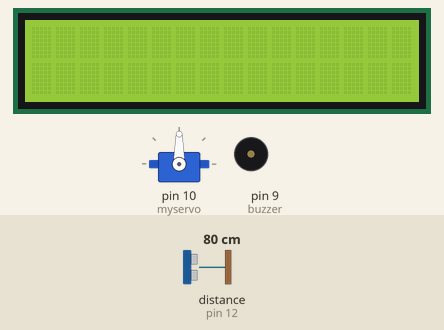
The sketch below on a simulated Arduino Uno, built with avr-gcc and run on an emulated ATmega328P. Shown: 16×2 character LCD, servo, buzzer (waves = sounding, pin HIGH). Wiring (inferred from the names in the program): ultrasonic range finder: trigger pin 13; echo pin 12. Inputs (shaded band) come from the test bench; at power-on: distance to the obstacle (sensor on pin 12) 80 cm. The echo pulse lasts 58.3 µs per cm; pins used as bus, display or sensor lines are not drawn.

Above: at 1.2 s.
1.3 s: distance to the obstacle (sensor on pin 12) set to 11 cm
2.8 s: distance to the obstacle (sensor on pin 12) set to 8 cm
At 2.93 s:
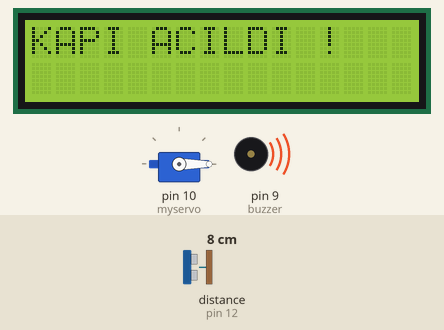
At 10.25 s:
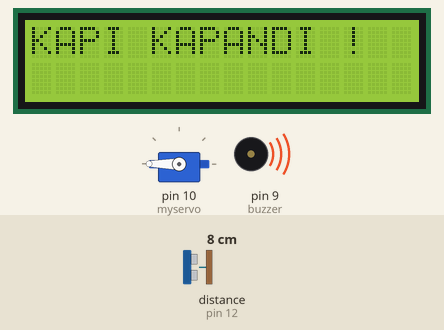
Timing chart, 0 to 15.9 s (numbered marks = the images above; inputs shaded):
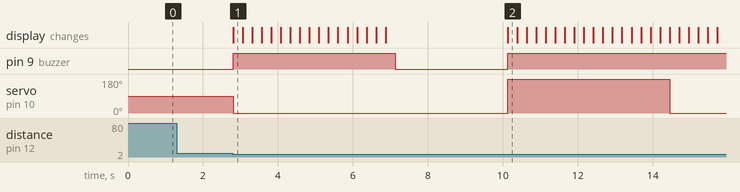

Measured:
- the behaviour switches between 10 and 9 cm on distance to the obstacle (sensor on pin 12) (found by bisection; images 0 and 1)
- after the input at 1.3 s, every drawn part: stays the same
- after the input at 2.8 s, pin 9 (buzzer): LOW → HIGH at once, → LOW 4.3 s later, → HIGH 3.0 s later; servo on pin 10 (myservo): 90° → 0° at once, → 180° 7.3 s later, → 0° 4.3 s later; the display: changes at once (image 1)

The sketch:

doorproject.ino
```cpp
#include <LiquidCrystal.h>

#include <Servo.h>

Servo myservo;
int ilk_deger = 0;
int son_deger = 180;

LiquidCrystal mylcd(8,7,6,5,4,3);

const int buzzer = 9;
const int echopin = 12;
const int trigpin = 13;

long mesafe,sure;

String mesaj="KAPI ACILDI !";
String mesaj2="KAPI KAPANDI !";


int i,j;

void setup() {
  mylcd.begin(16,2);
  myservo.attach(10);
  pinMode(buzzer, OUTPUT);
  pinMode(echopin, INPUT);
  pinMode(trigpin, OUTPUT);

  digitalWrite(trigpin,LOW);
}

void loop() {
  digitalWrite(trigpin,HIGH);
  delayMicroseconds(10);
  digitalWrite(trigpin,LOW);
  delayMicroseconds(10);
  digitalWrite(trigpin,HIGH);
  sure = pulseIn(echopin,HIGH);
  mesafe = sure/58.2;


  if (mesafe <10)
  {
    myservo.write(ilk_deger);
    digitalWrite(buzzer, HIGH);
    mylcd.home();

    for(i = 0;i<=16;i++)
    {
    mylcd.setCursor(i,0);
    mylcd.print(mesaj);
    delay(250);
    mylcd.clear();
    }
    digitalWrite(buzzer, LOW);
    delay(3000);

    myservo.write(son_deger);
    digitalWrite(buzzer, HIGH);

    for(j = 0;j<=16;j++)
    {
    mylcd.setCursor(j,0);
    mylcd.print(mesaj2);
    delay(250);
    mylcd.clear();
    }
    digitalWrite(buzzer, LOW);
  }
}
```
